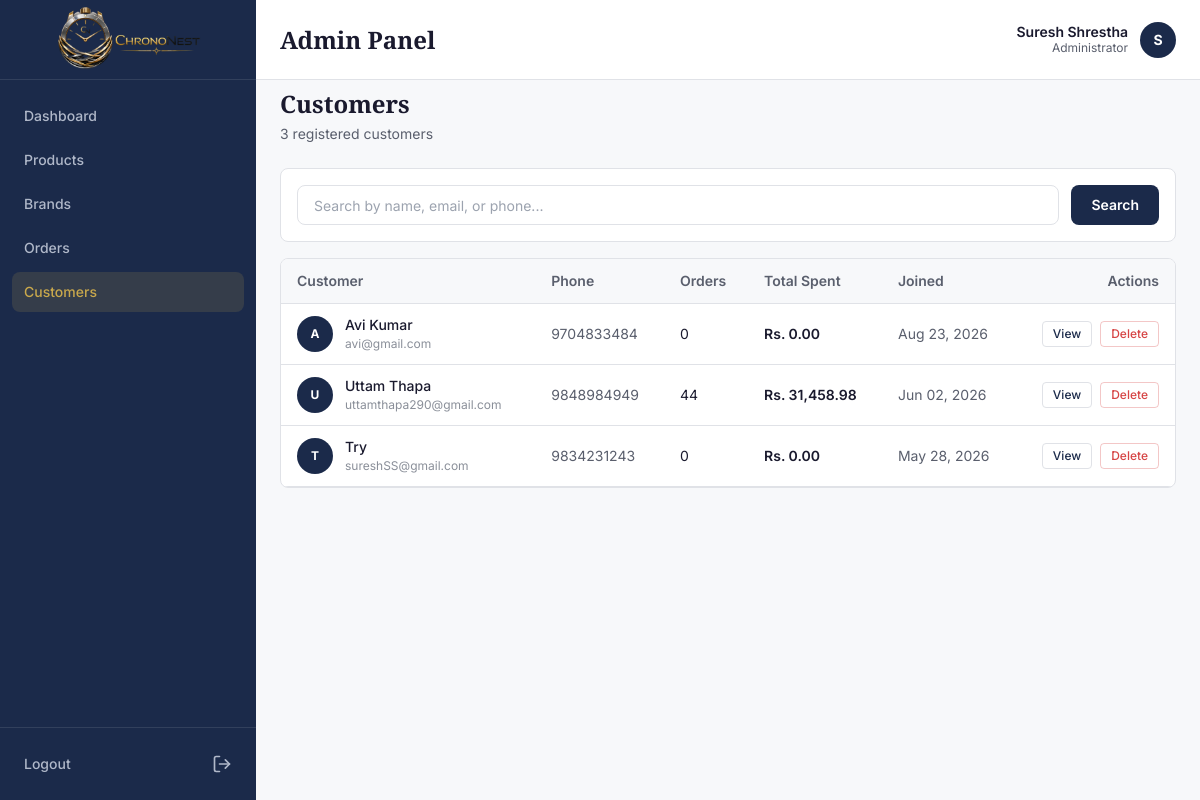
The page /admin/customers.php (signed in) on the database its author committed.
### tables this page shows
CREATE TABLE `users` (
  `id` int(11) NOT NULL,
  `name` varchar(100) NOT NULL,
  `email` varchar(100) NOT NULL,
  `phone` varchar(10) NOT NULL,
  `password` varchar(255) NOT NULL,
  `role` enum('customer','admin') DEFAULT 'customer',
  `address` text DEFAULT NULL,
  `last_login_at` timestamp NULL DEFAULT NULL,
  `created_at` timestamp NOT NULL DEFAULT current_timestamp(),
  `updated_at` timestamp NOT NULL DEFAULT current_timestamp() ON UPDATE current_timestamp()
);

### admin/customers.php (the view, shortened to what this page needs)
<?php
require_once '../config/db.php';
$search = trim($_GET['search'] ?? '');
$query = "
    SELECT u.*,
        (SELECT COUNT(*) FROM orders WHERE user_id = u.id) as order_count,
        (SELECT COALESCE(SUM(grand_total), 0) FROM orders WHERE user_id = u.id AND payment_status = 'paid') as total_spent
    FROM users u
    WHERE u.role = 'customer'
";
$query .= " ORDER BY u.created_at DESC";
$stmt = $conn->prepare($query);
$stmt->execute();
$result = $stmt->get_result();
$customers = [];
while ($row = $result->fetch_assoc()) {
    $customers[] = $row;
}
?>
<!DOCTYPE html>
<html lang="en">
<head>
    <script src="https://cdn.tailwindcss.com"></script>
</head>
<body class="min-h-screen" style="background-color: #F7F8FA; font-family: 'Inter', sans-serif;">
    <?php include 'includes/sidebar.php'; ?>
    <?php include 'includes/topbar.php'; ?>
    <main class="lg:ml-64 pt-16">
        <div class="p-4 lg:p-6">
            <div class="mb-6">
                <h2 class="font-bold text-2xl mb-1" style="font-family: 'Playfair Display', serif; color: #1A1A2E;">Customers</h2>
                <p class="text-sm" style="color: #5A5F6D;"><?php echo count($customers); ?> registered customers</p>
            </div>
            <div class="bg-white rounded-lg p-4 mb-4" style="border: 1px solid #E0E2E7;">
                <form method="GET" action="customers.php" class="flex flex-col sm:flex-row gap-3">
                    <input type="text" name="search" value="<?php echo htmlspecialchars($search); ?>" placeholder="Search by name, email, or phone..." class="h-10 px-4 rounded-lg text-sm flex-1 min-w-0 outline-none" style="border: 1px solid #E0E2E7; color: #1A1A2E;" onfocus="this.style.border='2px solid #C9A84C'; this.style.boxShadow='0 0 0 3px rgba(201,168,76,0.15)';" onblur="this.style.border='1px solid #E0E2E7'; this.style.boxShadow='none';">
                    <button type="submit" class="h-10 px-5 rounded-lg text-sm font-semibold text-white" style="background-color: #1B2A4A; border: none; cursor: pointer;">Search</button>
                </form>
            </div>
            <div class="bg-white rounded-lg overflow-hidden" style="border: 1px solid #E0E2E7;">
                <?php if (empty($customers)): ?>
                    <div class="p-10 text-center">
                        <p class="text-base font-semibold mb-1" style="color: #1A1A2E;">No customers found</p>
                        <p class="text-sm" style="color: #5A5F6D;">
                            <?php echo !empty($search) ? 'Try a different search term.' : 'Customers will appear here when they register.'; ?>
                        </p>
                    </div>
                <?php else: ?>
                    <div class="overflow-x-auto">
                        <table class="w-full text-sm text-left">
                            <thead>
                                <tr style="background-color: #F7F8FA; border-bottom: 1px solid #E0E2E7;">
                                    <th class="px-4 py-3 font-semibold" style="color: #5A5F6D;">Customer</th>
                                    <th class="px-4 py-3 font-semibold hidden sm:table-cell" style="color: #5A5F6D;">Phone</th>
                                    <th class="px-4 py-3 font-semibold hidden md:table-cell" style="color: #5A5F6D;">Orders</th>
                                    <th class="px-4 py-3 font-semibold hidden md:table-cell" style="color: #5A5F6D;">Total Spent</th>
                                    <th class="px-4 py-3 font-semibold hidden lg:table-cell" style="color: #5A5F6D;">Joined</th>
                                    <th class="px-4 py-3 font-semibold text-right" style="color: #5A5F6D;">Actions</th>
                                </tr>
                            </thead>
                            <tbody>
                                <?php foreach ($customers as $customer): ?>
                                    <tr style="border-bottom: 1px solid #E0E2E7;">
                                        <td class="px-4 py-3">
                                            <div class="flex items-center gap-3">
                                                <div class="w-9 h-9 rounded-full flex items-center justify-center text-xs font-bold text-white flex-shrink-0" style="background-color: #1B2A4A;">
                                                    <?php echo strtoupper(substr($customer['name'], 0, 1)); ?>
                                                </div>
                                                <div>
                                                    <p class="font-medium leading-tight" style="color: #1A1A2E;"><?php echo htmlspecialchars($customer['name']); ?></p>
                                                    <p class="text-xs mt-0.5" style="color: #8A8F99;"><?php echo htmlspecialchars($customer['email']); ?></p>
                                                </div>
                                            </div>
                                        </td>
                                        <td class="px-4 py-3 hidden sm:table-cell" style="color: #5A5F6D;">
                                            <?php echo htmlspecialchars($customer['phone']); ?>
                                        </td>
                                        <td class="px-4 py-3 hidden md:table-cell" style="color: #1A1A2E;">
                                            <?php echo $customer['order_count']; ?>
                                        </td>
                                        <td class="px-4 py-3 hidden md:table-cell font-semibold" style="color: #1A1A2E;">
                                            Rs. <?php echo number_format($customer['total_spent'], 2); ?>
                                        </td>
                                        <td class="px-4 py-3 hidden lg:table-cell" style="color: #5A5F6D;">
                                            <?php echo date('M d, Y', strtotime($customer['created_at'])); ?>
                                        </td>
                                        <td class="px-4 py-3 text-right">
                                            <div class="flex items-center justify-end gap-2">
                                                <a href="customer-detail.php?id=<?php echo $customer['id']; ?>" class="text-xs font-medium px-2.5 py-1 rounded no-underline transition-all duration-200" style="border: 1px solid #E0E2E7; color: #1B2A4A;" onmouseover="this.style.backgroundColor='#F7F8FA';" onmouseout="this.style.backgroundColor='transparent';">View</a>
                                                <form method="POST" action="actions/customer-action.php" class="inline" onsubmit="return confirm('Are you sure you want to delete this customer? This cannot be undone.');">
                                                    <button type="submit" class="text-xs font-medium px-2.5 py-1 rounded transition-all duration-200" style="border: 1px solid rgba(214,69,69,0.3); color: #D64545; background: none; cursor: pointer;" onmouseover="this.style.backgroundColor='#FDEAEA';" onmouseout="this.style.backgroundColor='transparent';">Delete</button>
                                                </form>
                                            </div>
                                        </td>
                                    </tr>
                                <?php endforeach; ?>
                            </tbody>
                        </table>
                    </div>
                <?php endif; ?>
            </div>
        </div>
    </main>
</body>
</html>

### admin/includes/sidebar.php (shortened to what this page needs)
<?php
$current_page = basename($_SERVER['PHP_SELF']);
?>
<aside id="sidebar"
    class="fixed top-0 left-0 z-50 h-screen w-64 flex flex-col transition-transform duration-300 -translate-x-full lg:translate-x-0"
    style="background-color: #1B2A4A;">
    <div class="flex items-center justify-between h-20 px-5" style="border-bottom: 1px solid rgba(255,255,255,0.1);">
        <a href="dashboard.php" class="no-underline m-auto">
            <img src="../assets/images/ChronoNest rec.png" alt="ChronoNest Logo" class="w-[150px]">
        </a>
    </div>
    <nav class="flex-1 overflow-y-auto px-3 py-4">
        <a href="dashboard.php"
            class="flex items-center gap-3 px-3 py-2.5 rounded-lg mb-1 text-sm font-medium no-underline transition-all duration-200 <?php echo ($current_page !== 'dashboard.php') ? 'hover:opacity-80' : ''; ?>"
            style="<?php echo ($current_page === 'dashboard.php') ? 'background-color: rgba(201,168,76,0.15); color: #C9A84C;' : 'color: #B0B8C9;'; ?>">
            Dashboard
        </a>
        <a href="products.php"
            class="flex items-center gap-3 px-3 py-2.5 rounded-lg mb-1 text-sm font-medium no-underline transition-all duration-200 <?php echo ($current_page !== 'products.php') ? 'hover:opacity-80' : ''; ?>"
            style="<?php echo ($current_page === 'products.php') ? 'background-color: rgba(201,168,76,0.15); color: #C9A84C;' : 'color: #B0B8C9;'; ?>">
            Products
        </a>
        <a href="brands.php"
            class="flex items-center gap-3 px-3 py-2.5 rounded-lg mb-1 text-sm font-medium no-underline transition-all duration-200 <?php echo ($current_page !== 'brands.php') ? 'hover:opacity-80' : ''; ?>"
            style="<?php echo ($current_page === 'brands.php') ? 'background-color: rgba(201,168,76,0.15); color: #C9A84C;' : 'color: #B0B8C9;'; ?>">
            Brands
        </a>
        <a href="orders.php"
            class="flex items-center gap-3 px-3 py-2.5 rounded-lg mb-1 text-sm font-medium no-underline transition-all duration-200 <?php echo ($current_page !== 'orders.php') ? 'hover:opacity-80' : ''; ?>"
            style="<?php echo ($current_page === 'orders.php') ? 'background-color: rgba(201,168,76,0.15); color: #C9A84C;' : 'color: #B0B8C9;'; ?>">
            Orders
        </a>
        <a href="customers.php"
            class="flex items-center gap-3 px-3 py-2.5 rounded-lg mb-1 text-sm font-medium no-underline transition-all duration-200 <?php echo ($current_page !== 'customers.php') ? 'hover:opacity-80' : ''; ?>"
            style="<?php echo ($current_page === 'customers.php') ? 'background-color: rgba(201,168,76,0.15); color: #C9A84C;' : 'color: #B0B8C9;'; ?>">
            Customers
        </a>
    </nav>
    <div class="px-3 py-4" style="border-top: 1px solid rgba(255,255,255,0.1);">
        <a href="logout.php"
            class="flex items-center justify-between px-3 py-2.5 rounded-lg text-sm font-medium no-underline transition-all duration-200 hover:opacity-80"
            style="color: #B0B8C9;">
            Logout
            <svg xmlns="http://www.w3.org/2000/svg" width="20" height="20" viewBox="0 0 24 24" fill="none"
                stroke="currentColor" stroke-width="2" stroke-linecap="round" stroke-linejoin="round">
                <path d="M9 21H5a2 2 0 0 1-2-2V5a2 2 0 0 1 2-2h4" />
                <polyline points="16 17 21 12 16 7" />
                <line x1="21" y1="12" x2="9" y2="12" />
            </svg>
        </a>
    </div>
</aside>

### admin/includes/topbar.php (shortened to what this page needs)
<header class="fixed top-0 right-0 left-0 lg:left-64 z-30 h-20 flex items-center justify-between px-4 lg:px-6 bg-white" style="border-bottom: 1px solid #E0E2E7;">
    <div class="flex items-center gap-3">
        <h1 class="font-bold text-2xl" style="font-family: 'Playfair Display', serif; color: #1A1A2E;">
            <?php echo 'Admin Panel'; ?>
        </h1>
    </div>
    <div class="flex items-center gap-3">
        <div class="hidden sm:block text-right">
            <p class="text-sm font-semibold leading-tight" style="color: #1A1A2E;"><?php echo htmlspecialchars($_SESSION['admin_name'] ?? 'Admin'); ?></p>
            <p class="text-xs" style="color: #5A5F6D;">Administrator</p>
        </div>
        <div class="w-9 h-9 rounded-full flex items-center justify-center text-sm font-bold text-white" style="background-color: #1B2A4A;">
            <?php echo strtoupper(substr($_SESSION['admin_name'] ?? 'A', 0, 1)); ?>
        </div>
    </div>
</header>

### rows shown on the page
users: name "A", name "Avi Kumar", email "avi@gmail.com", phone "9704833484", order_count "0", total_spent "0.00", created_at "Aug 23, 2026"
users: name "U", name "Uttam Thapa", email "uttamthapa290@gmail.com", phone "9848984949", order_count "44", total_spent "31,458.98", created_at "Jun 02, 2026"
users: name "T", name "Try", email "sureshSS@gmail.com", phone "9834231243", order_count "0", total_spent "0.00", created_at "May 28, 2026"

### other values the page prints
$_SESSION['admin_name'] "Suresh Shrestha"
substr($_SESSION['admin_name'] ?? 'A', 0, 1) "S"
count($customers) "3"
